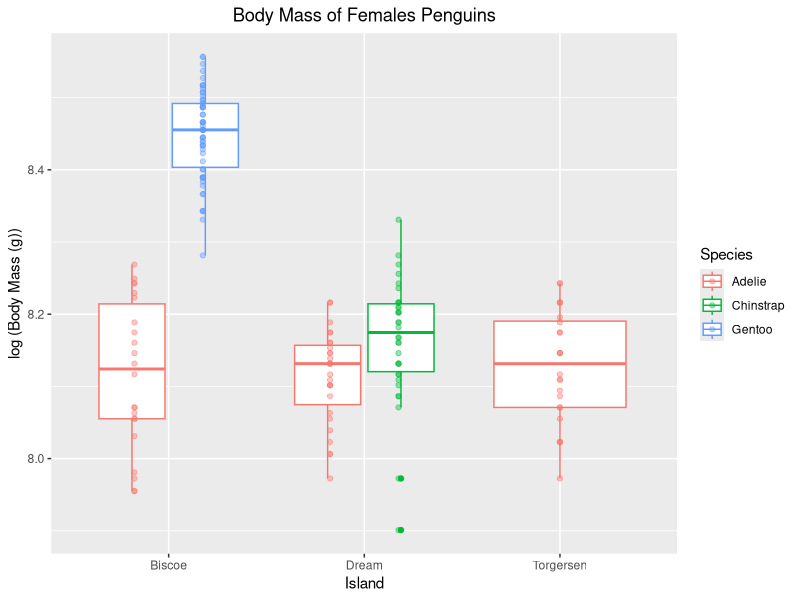
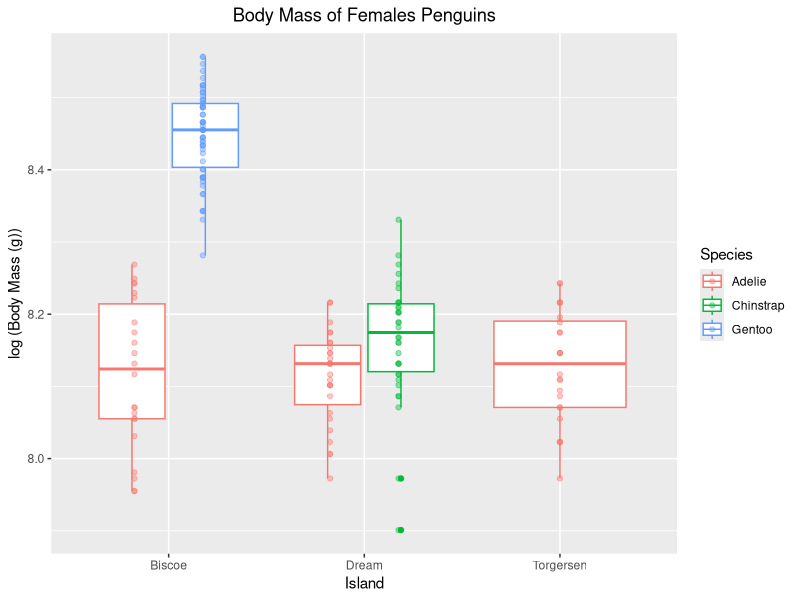

R code for these plots, in order:
### Today we are going to data wrangle penguin data as a group####
### Created by: Avetis Mishegyan #############
### Updated on: 2023-02-14 ####################


#### Load Libraries ######
library(palmerpenguins)
library(tidyverse)
library(here)


### Load data ######
# The data is part of the package and is called penguins
# Glimpse allows us to inspect the data
glimpse(penguins)



### Data Analysis ######
head(penguins)
tail(penguins)



# Assignment Part 1
assignment_1 <- penguins %>% 
  drop_na(species, island, sex) %>% # Drops all NA's in species, island, and sex
  group_by(species, island, sex) %>% # Groups by so that you can summarize values by certain groups.
  summarise(mean_body_mass_g = mean(body_mass_g, na.rm = TRUE), # Summarise allows calcs. like mean and variance
            variance_body_mass_g = var(body_mass_g, na.rm = TRUE))
View(assignment_1)

# Assignment Part 2
assignment_2 <- penguins %>%
  drop_na(sex, body_mass_g) %>% # Drops all NA's in sex and body mass
  filter(sex != "male") %>% # Excludes males data
  select(Island = island, # selects columns (shortens columns to only the ones mentioned in order)
            Sex = sex,
            Species = species,
            Body_Mass_g = body_mass_g) %>%
  mutate(Log_Body_Mass_g = log(Body_Mass_g)) %>% # allows for calcs. on each row within a column
  ggplot( mapping = aes(x = Island,
                       y = Log_Body_Mass_g,
                       color = Species)) +
    geom_boxplot() +
    geom_jitter(alpha = .4,
                position = position_dodge(width = 0.7)
                ) +
      labs(y = "log (Body Mass (g))",
           x = "Island",
           title = "Body Mass of Females Penguins",
           fill = "Species"
           ) +
      theme(plot.title = element_text(hjust = .5))

assignment_2

ggsave(here("week_04","output","penguin.png"))